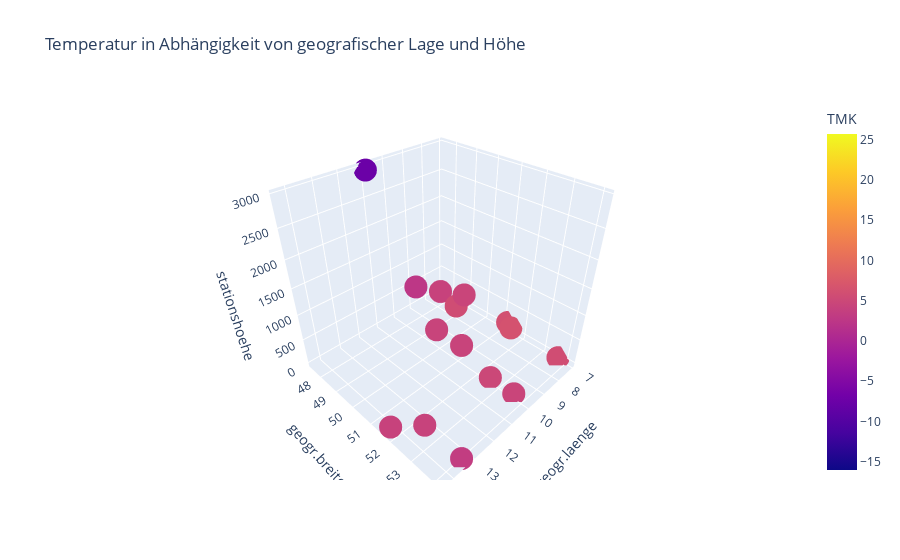

Notebook source saved alongside this figure:
### Code cell
# Erstelle den Scatterplot
fig = px.scatter_3d(data, x='geogr.laenge', y='geogr.breite', z='stationshoehe', color=" TMK",
                    title='Temperatur in Abhängigkeit von geografischer Lage und Höhe')

fig

### Figure 1 — Plotly figure (JSON) as saved in the notebook; plotly's stock layout.template omitted (floating-point values rounded to 4 significant figures; data arrays with more than 128 entries replaced by an {"elided": "..."} marker saying what was removed)
{"data": [{"hovertemplate": "geogr.laenge=%{x}<br>geogr.breite=%{y}<br>stationshoehe=%{z}<br> TMK=%{marker.color}<extra></extra>", "legendgroup": "", "marker": {"color": {"elided": "4966 float values"}, "coloraxis": "coloraxis", "symbol": "circle"}, "mode": "markers", "name": "", "scene": "scene", "showlegend": false, "type": "scatter3d", "x": {"elided": "4966 float values"}, "y": {"elided": "4966 float values"}, "z": {"elided": "4966 float values"}}], "layout": {"coloraxis": {"colorbar": {"title": {"text": " TMK"}}, "colorscale": [[0, "#0d0887"], [0.1111, "#46039f"], [0.2222, "#7201a8"], [0.3333, "#9c179e"], [0.4444, "#bd3786"], [0.5556, "#d8576b"], [0.6667, "#ed7953"], [0.7778, "#fb9f3a"], [0.8889, "#fdca26"], [1, "#f0f921"]]}, "legend": {"tracegroupgap": 0}, "scene": {"domain": {"x": [0, 1], "y": [0, 1]}, "xaxis": {"title": {"text": "geogr.laenge"}}, "yaxis": {"title": {"text": "geogr.breite"}}, "zaxis": {"title": {"text": "stationshoehe"}}}, "title": {"text": "Temperatur in Abhängigkeit von geografischer Lage und Höhe"}}}
